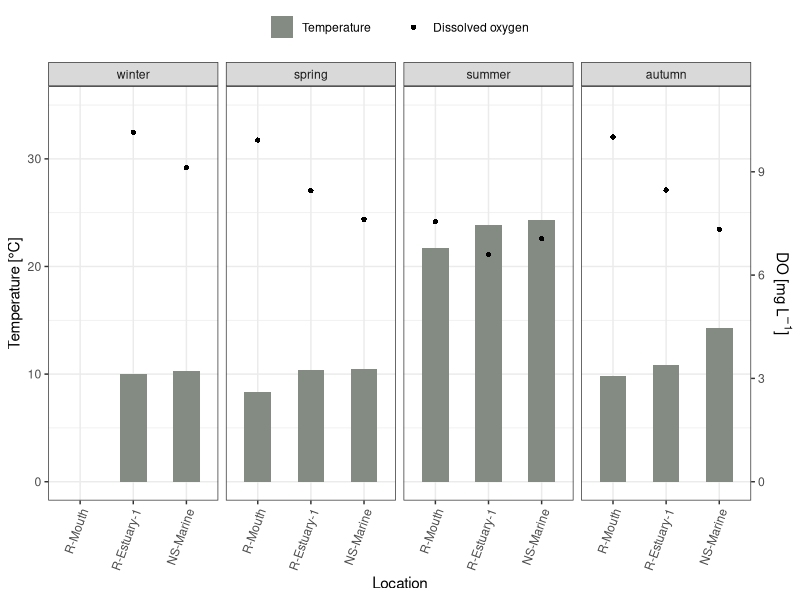
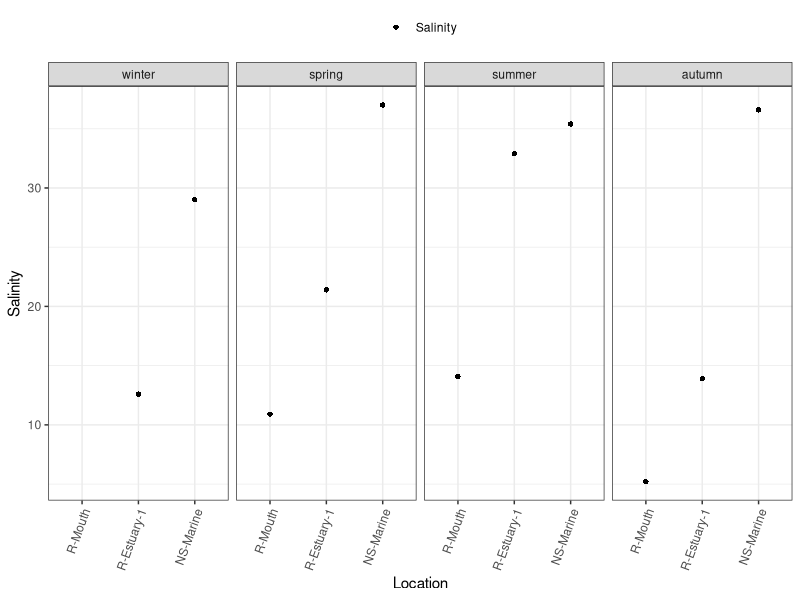
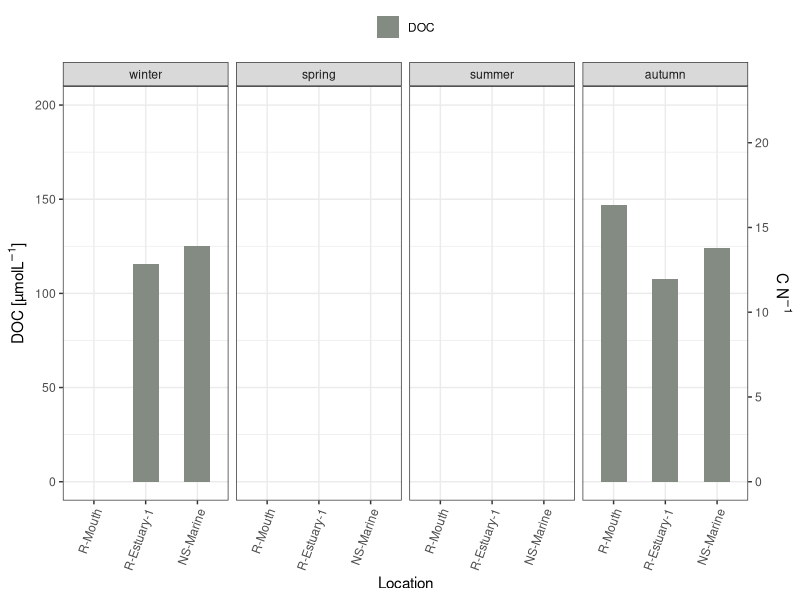
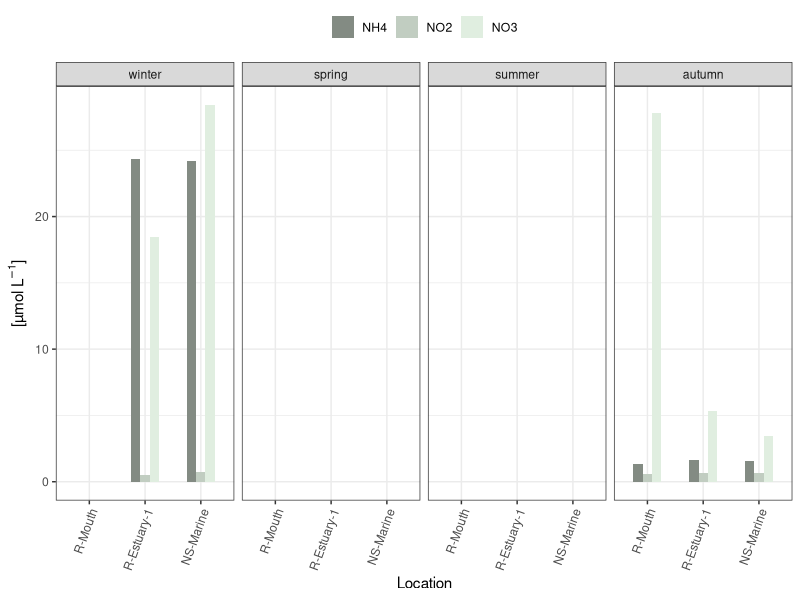
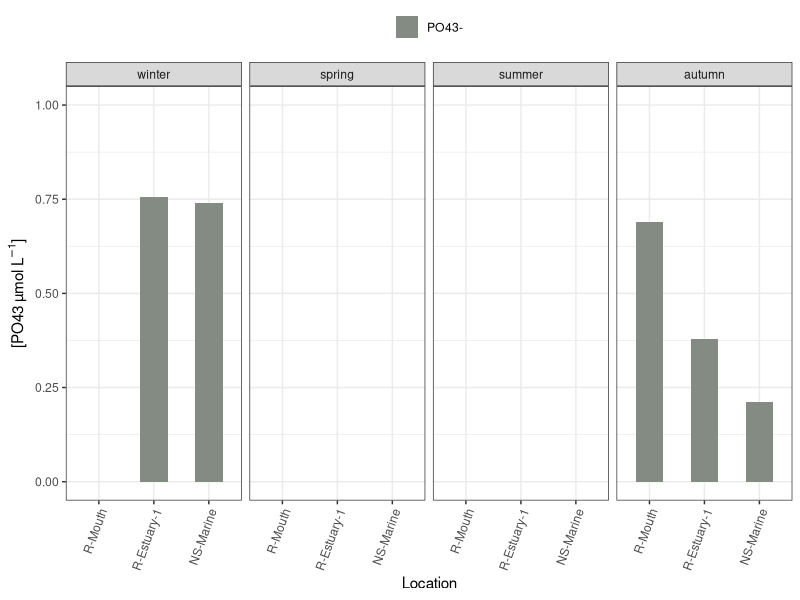
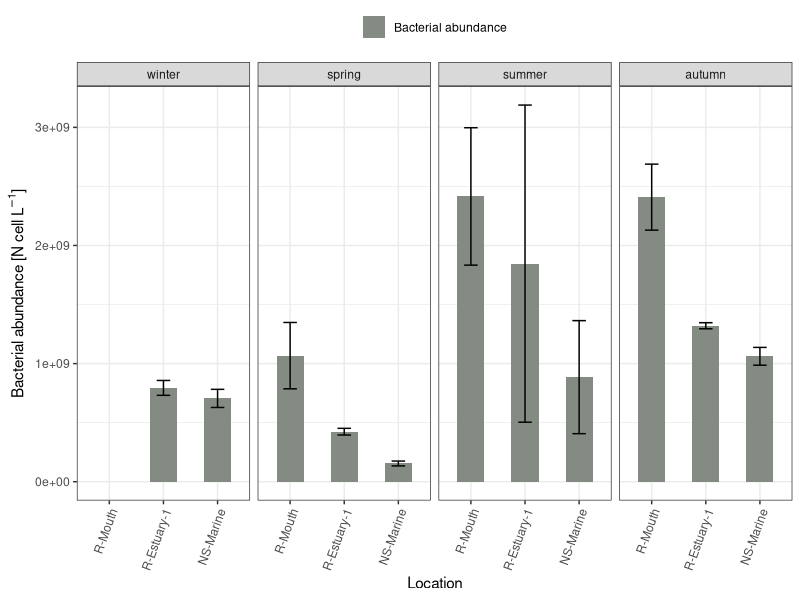
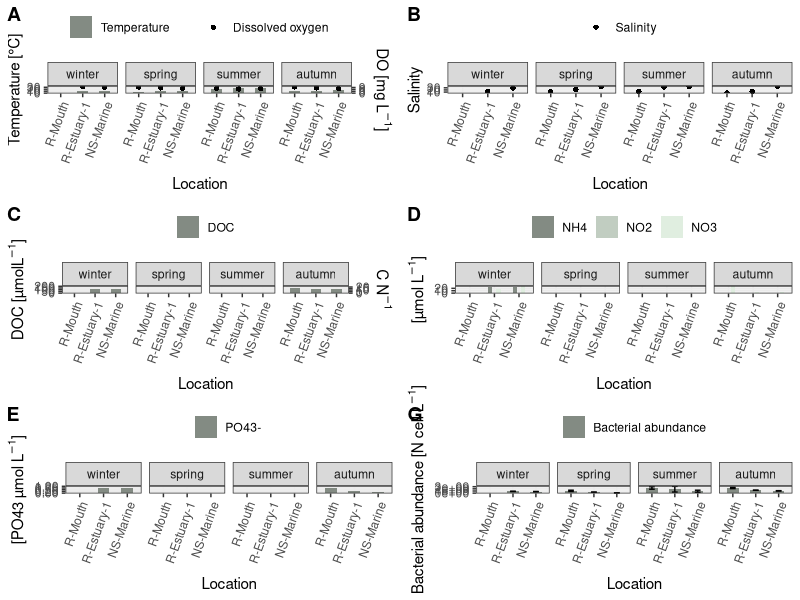
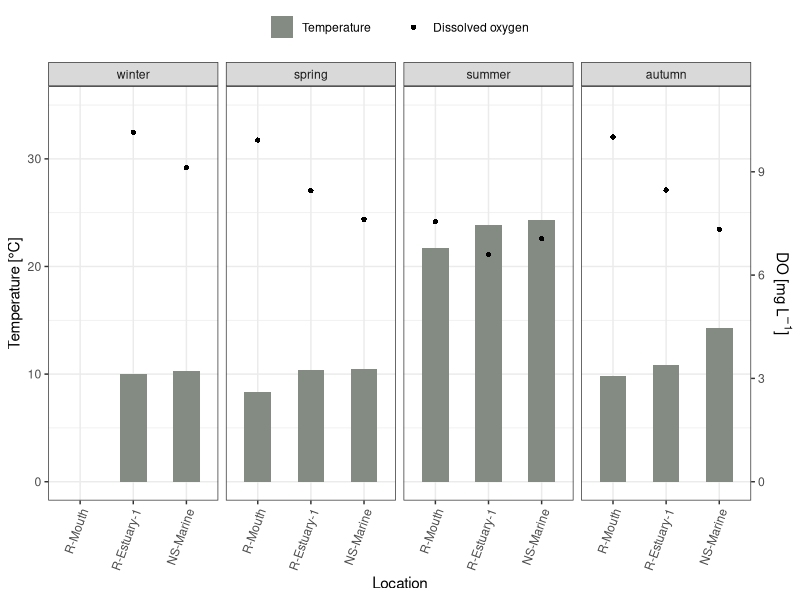

Source code (R) for these figures, in order:
#MICROBIOME - Dynamics of water biotic and abiotic paremeters
#Neža Orel, neza.orel@nib.si
#Script for graphs of accompining physical, chemical and biological properties.
#Data was collected during in situ survey 2015, project MIKROBIOM

############################################################################

#Set working directory
setwd("C:/Users/nezao/Documents/5-R/Microbiome2015_2020")

#Load packages
library(readxl)
library(ggplot2)
library(dplyr)
library(ggpubr)

#Import data
all.data <- read_excel("data/EnvPar_2015.xlsx")
View(all.data)

# Checking data structure
summary(all.data)
str(all.data)

#Edit order
all.data$Season <- factor(all.data$Season, levels = c("winter", "spring", "summer", "autumn"))
all.data$Location <- factor(all.data$Location, levels = c("R-Mouth", "R-Estuary-1", "NS-Marine"))


all.data.a <- ggplot(data = all.data) +
  geom_bar(mapping = aes(x = Location, y = Temperature_sea, fill = "Temperature"), stat = 'identity', width = .5) +
  geom_point(mapping = aes(x = Location, y = Dissolved_Oxygen*3.2, shape = "Dissolved oxygen"), stat = 'identity') +
  scale_y_continuous(name = "Temperature [°C]", limits = c(0,35), 
                     sec.axis = sec_axis(~./3.2, name = expression (paste("DO [mg ", L^-1, "]")))) +
  scale_fill_manual(values = c("honeydew4")) +
  scale_x_discrete(drop = FALSE) +
  theme_bw() +
  facet_grid(~Season, scales = "free") +
  theme(legend.position = "top", axis.text.x = element_text(angle = 70, hjust = 1)) +
  labs(shape = NULL, fill = NULL)
all.data.a 

ggsave("./output_graphs/a15.pdf")

#Graph B: Salinity
all.data.b <- ggplot(data = all.data) +
  geom_point(mapping = aes(x = Location, y = Salinity, shape = "Salinity"), stat = 'identity') +
  scale_y_continuous(name = "Salinity") +
  scale_fill_manual(values = c("honeydew4")) +
  scale_x_discrete(drop = FALSE) +
  theme_bw() +
  facet_grid(~Season, scales = "free") +
  theme(legend.position = "top", axis.text.x = element_text(angle = 70, hjust = 1)) +
  labs(shape = NULL)
all.data.b 
ggsave("./output_graphs/b15.pdf")

#Graph C: DOC
all.data.c <- ggplot(data = all.data) +
  geom_bar(mapping = aes(x = Location, y = DOC, fill = "DOC"), stat = 'identity', width = .5, position = 'dodge') +
  scale_y_continuous(name = expression (paste("DOC [µmol", L^-1, "]")), limits = c(0,200),
                     sec.axis = sec_axis(~./9, name = expression (paste("C ", N^-1)))) +
  scale_fill_manual(values = c("honeydew4")) +
  scale_x_discrete(drop = FALSE) +
  theme_bw() +
  facet_grid(~Season, scales = "free") +
  theme(legend.position = "top", axis.text.x = element_text(angle = 70, hjust = 1)) +
  labs(shape = NULL, fill = NULL)
all.data.c 
ggsave("./output_graphs/c15.pdf")

#Graph D: DIN
df <- all.data
d.df2 <- tidyr::pivot_longer(df, cols = c('NO2', 'NO3', 'NH4'), names_to = 'variable', 
                             values_to = "value")

all.data.d <- ggplot(data = d.df2) +
  geom_bar(mapping = aes(x = Location, y = value, fill = variable), stat = 'identity', width = .5, position = 'dodge') +
  scale_y_continuous(name = expression (paste("[µmol ", L^-1, "]"))) +
  scale_fill_manual(values = c("honeydew4", "honeydew3", "honeydew2")) +
  theme_bw() +
  scale_x_discrete(drop = FALSE) +
  facet_grid(~Season, scales = "free") +
  theme(legend.position = "top", axis.text.x = element_text(angle = 70, hjust = 1)) +
  labs(shape = NULL, fill = NULL)
all.data.d
ggsave("./output_graphs/d15.pdf")

#Graph E: PO4
all.data.e <- ggplot(data = all.data) +
  geom_bar(mapping = aes(x = Location, y = PO43, fill = "PO43-"), stat = 'identity', width = .5, position = 'dodge') +
  scale_y_continuous(name = expression (paste("[PO43 µmol ", L^-1, "]")), limits = c(0,1)) +
  scale_fill_manual(values = c("honeydew4")) +
  theme_bw() +
  facet_grid(~Season, scales = "free") +
  scale_x_discrete(drop = FALSE) +
  theme(legend.position = "top", axis.text.x = element_text(angle = 70, hjust = 1)) +
  labs(shape = NULL, fill = NULL)
all.data.e
ggsave("./output_graphs/e15.pdf")

#Graph G: Bacterial carbon production / bacterial abundance
all.data.g <- ggplot(data = all.data) +
  geom_bar(mapping = aes(x = Location, y = BA, fill = "Bacterial abundance"), stat = 'identity', width = .5, position = 'dodge') +
  geom_errorbar(aes(x = Location, ymin = BA - BA_STDEV, ymax = BA + BA_STDEV), position = 'dodge', width = 0.25) +
  scale_y_continuous(name = expression(paste("Bacterial abundance [N cell ", L^-1, "]"))) +
  scale_fill_manual(values = c("honeydew4")) +
  scale_x_discrete(drop = FALSE) +
  theme_bw() +
  facet_grid(~Season, scales = "free") +
  theme(legend.position = "top", axis.text.x = element_text(angle = 70, hjust = 1)) +
  labs(shape = NULL, fill = NULL)
all.data.g
ggsave("./output_graphs/g15.pdf")

ggarrange(all.data.a, all.data.b, all.data.c, all.data.d, all.data.e, all.data.g, 
          labels = c("A", "B", "C", "D", "E", "G"), nrow = 3, ncol = 2)

ggsave("./output_graphs/all_15.pdf")

# CLEAN UP #################################################

# Clear packages
detach("package:datasets", unload = TRUE)

# Clear plots
dev.off()  # But only if there IS a plot

# Clear environment
rm(list = ls()) 

# Clear console
cat("\014")  # ctrl+L

